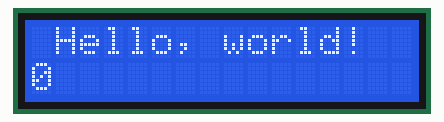
Simulated run of this sketch. Board: Arduino Uno, built with avr-gcc and run on an emulated ATmega328P. Parts: 16×2 character LCD.

Above: at 0.1 s.
At 4.6 s:
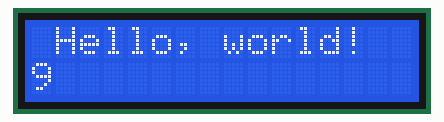
At 9.7 s:
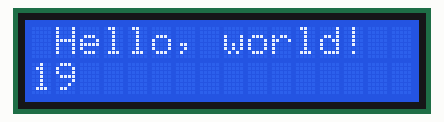
At 19.7 s:
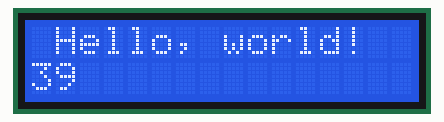
At 29.3 s:
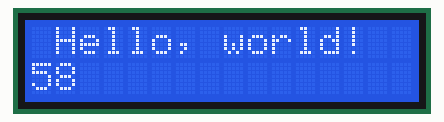
At 39.3 s:
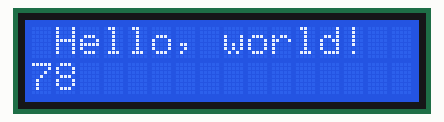

The sketch:

1602_test.ino
```cpp
/* Hello Wokwi! */
#include <LiquidCrystal_I2C.h>
LiquidCrystal_I2C lcd(0x27, 16, 2);
int number = 0;

void setup() {
lcd.init();
lcd.backlight();
lcd.setCursor(1, 0);
lcd.print("Hello, world!");
}
void loop() {
  lcd.setCursor(0, 1);
  lcd.print(number);
  number += 1;
  delay(500);
}
```

Measured:
- what the display in image 1 shows lasts 0.5 s, from 4.6 s to 5.1 s
